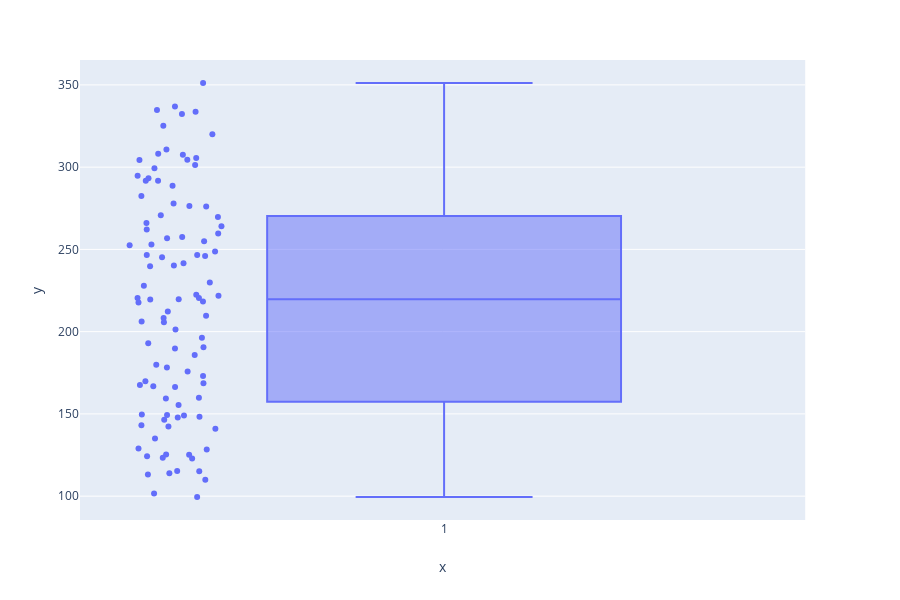

Write notebook code for a chart like this one.
### Code cell
import plotly.express as px
for unit in unit_arr[:1]:
    best_scores = np.load(join(basedir, "%s_%s_%d" % (unit[0], unit[1], unit[2]), "best_scores.npy"))
    fig =  px.box(x=[1]*best_scores.shape[0], y=best_scores.mean(axis=1), points="all", labels=)
fig.show()

### Figure 1 — Plotly figure (JSON) as saved in the notebook; plotly's stock layout.template omitted (floating-point values rounded to 4 significant figures)
{"data": [{"alignmentgroup": "True", "boxpoints": "all", "hoverlabel": {"namelength": 0}, "hovertemplate": "x=%{x}<br>y=%{y}", "legendgroup": "", "marker": {"color": "#636efa"}, "name": "", "notched": false, "offsetgroup": "", "orientation": "v", "showlegend": false, "type": "box", "x": [1, 1, 1, 1, 1, 1, 1, 1, 1, 1, 1, 1, 1, 1, 1, 1, 1, 1, 1, 1, 1, 1, 1, 1, 1, 1, 1, 1, 1, 1, 1, 1, 1, 1, 1, 1, 1, 1, 1, 1, 1, 1, 1, 1, 1, 1, 1, 1, 1, 1, 1, 1, 1, 1, 1, 1, 1, 1, 1, 1, 1, 1, 1, 1, 1, 1, 1, 1, 1, 1, 1, 1, 1, 1, 1, 1, 1, 1, 1, 1, 1, 1, 1, 1, 1, 1, 1, 1, 1, 1, 1, 1, 1, 1, 1, 1, 1, 1, 1, 1], "x0": " ", "xaxis": "x", "y": [299.3, 241.6, 123.0, 291.7, 301.4, 304.4, 149.3, 155.4, 257.5, 147.8, 240.2, 222.4, 266.1, 178.2, 282.5, 115.3, 220.5, 245.2, 304.4, 148.2, 269.7, 336.9, 254.9, 253.0, 189.8, 143.2, 332.3, 193.0, 123.3, 256.8, 205.8, 113.9, 168.7, 288.6, 110.0, 166.3, 334.7, 246.5, 262.1, 99.49, 173.0, 277.9, 219.6, 212.3, 128.3, 220.4, 351.2, 169.9, 167.6, 146.5, 124.2, 308.1, 190.5, 320.1, 115.1, 209.7, 270.8, 276.3, 166.8, 276.1, 206.2, 142.4, 196.2, 185.9, 259.7, 113.2, 179.9, 159.4, 264.1, 217.8, 101.6, 248.7, 325.1, 291.7, 135.1, 227.9, 125.3, 252.5, 239.8, 175.8, 310.7, 125.2, 307.6, 221.9, 219.7, 201.3, 159.9, 246.0, 293.2, 208.4, 333.7, 218.3, 229.9, 294.8, 129.0, 149.0, 149.7, 246.5, 140.9, 305.5], "y0": " ", "yaxis": "y"}], "layout": {"boxmode": "group", "height": 600, "legend": {"tracegroupgap": 0}, "margin": {"t": 60}, "xaxis": {"anchor": "y", "domain": [0, 0.98], "title": {"text": "x"}}, "yaxis": {"anchor": "x", "domain": [0, 1], "title": {"text": "y"}}}}
